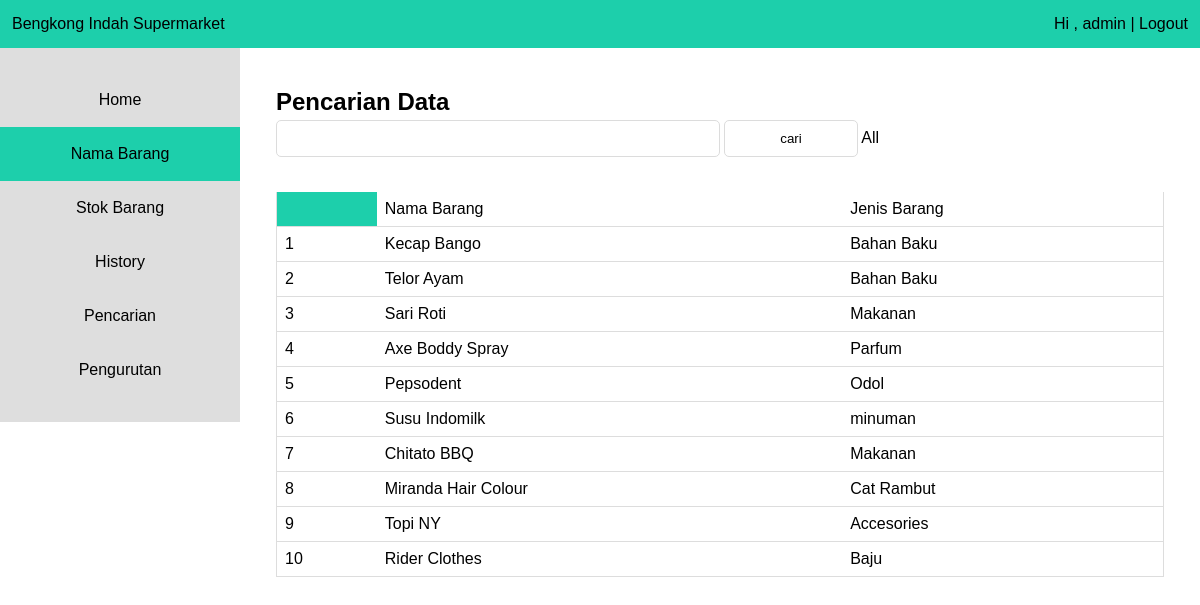
/searching.php (signed in), run on the app's committed database.
### tables this page shows
CREATE TABLE `user` (
  `user_id` int(11) NOT NULL,
  `username` varchar(45) DEFAULT NULL,
  `password` varchar(45) DEFAULT NULL
);

CREATE TABLE `barang` (
  `idbarang` int(11) NOT NULL,
  `nama_barang` varchar(45) DEFAULT NULL,
  `jenis_barang` varchar(45) DEFAULT NULL,
  `stok_barang` int(11) DEFAULT NULL
);

### searching.php (the view, shortened to what this page needs)
<?php
include_once 'dbconnect.php';
if(!isset($_SESSION['userSession']))
{
 header("Location: login.php");
}
else{
$sql = "SELECT * FROM user WHERE user_id=".$_SESSION['userSession'];
$userquery = $MySQLi_CON->query($sql);
$userRow = $userquery->fetch_object();
$username = $userRow->username;
}
?>
<html>
<head>
		<link rel="stylesheet" type="text/css" href="style.css">
</head>
<body>
		<header>
			<div class="left">Bengkong Indah Supermarket</div>
			<div class="right">
				Hi , <?php echo htmlentities($username) ?> |
				<a href="logout.php">Logout</a>
			</div>
		</header>
		<aside>
			<ul class="side">
				<a href="index.php"><li class="side">Home</li></a>
				<a href="tab-barang.php"><li class="side active">Nama Barang</li></a>
				<a href="tab-stok-barang.php"><li class="side">Stok Barang</li></a>
				<a href="tab-history.php"><li class="side">History</li>
				<a href="searching.php"><li class="side">Pencarian</li>
				<a href="sorting.php"><li class="side">Pengurutan</li>
				</a>
			</ul>
		</aside>
		<section class="content">
			<h2>Pencarian Data</h2>
            <form action='searching.php'method="POST">
              <input type='text' value='' name='qcari'>
              <input type='submit' value='cari'
	 >
              <a href='searching.php' >All</a>
            </form>
            <table border="1" width="500px">
  <th>
    <td>Nama Barang</td>
    <td>Jenis Barang</td>
    </th>
    <?php
$query1="select * from barang ";
$result=mysql_query($query1) or die(mysql_error());
$no=1;
while($rows=mysql_fetch_object($result)){
			?>
  <tr>
    <td><?php echo $no
				?></td>
    <td><?php		echo $rows -> nama_barang;?></td>
    <td><?php		echo $rows -> jenis_barang;?></td>
  </tr>
  <?php
$no++;
}?>
            </table>
</section></body>
</html>

### style.css (style rules this page uses)
html, body, div, span, applet, object, iframe, h1, h2, h3, h4, h5, h6, p, blockquote, pre, a, abbr, acronym, address, big, cite, code, del, dfn, em, font, img, ins, kbd, q, s, samp, small, strike, strong, sub, sup, tt, var, b, u, i, center, dl, dt, dd, ol, ul, li, fieldset, form, label, legend, table, caption, tbody, tfoot, thead, tr, th, td { background: transparant; border: 0; margin: 0; padding: 0; vertical-align: baseline; text-decoration: none; color: black; }
ol, ul { list-style: none; }
body { line-height: 1.5; margin: auto; float: auto; font-family: arial; font-weight: lighter; }
.left { float: left; }
.right { float: right; }
table { border-collapse: collapse; width: 100%; border-left: 1px solid #ddd; border-right: 1px solid #ddd; margin-top: 20px; float: left; }
th, td { text-align: left; padding: 8px; border-bottom: 1px solid #ddd; }
th { background-color: #1DCFAB; color: white; }
input,select { padding: 10px; border: solid 1px #dcdcdc; border-radius: 5px; border: solid 1px #dcdcdc; transition: box-shadow 0.3s, border 0.3s; background: white; width: 50%; margin-bottom: 15px; }
input[type="submit"] { width: 15%; }
header { width: 98%; padding: 1%; float: left; background: #1DCFAB; }
aside { padding: 25px 0 25px 0; background: #DEDEDE; width: 20%; float: left; }
li.side { padding: 15px; text-align: center; transition: background 500ms; }
li.active { background: #1DCFAB; }
section.content { padding: 3%; width: 74%; float: left; }

### data on the page
user: username "admin"
barang: nama_barang "Kecap Bango", jenis_barang "Bahan Baku"
barang: nama_barang "Telor Ayam", jenis_barang "Bahan Baku"
barang: nama_barang "Sari Roti", jenis_barang "Makanan"
barang: nama_barang "Axe Boddy Spray", jenis_barang "Parfum"
barang: nama_barang "Pepsodent", jenis_barang "Odol"
barang: nama_barang "Susu Indomilk", jenis_barang "minuman"
barang: nama_barang "Chitato BBQ", jenis_barang "Makanan"
barang: nama_barang "Miranda Hair Colour", jenis_barang "Cat Rambut"
barang: nama_barang "Topi NY", jenis_barang "Accesories"
barang: nama_barang "Rider Clothes", jenis_barang "Baju"
